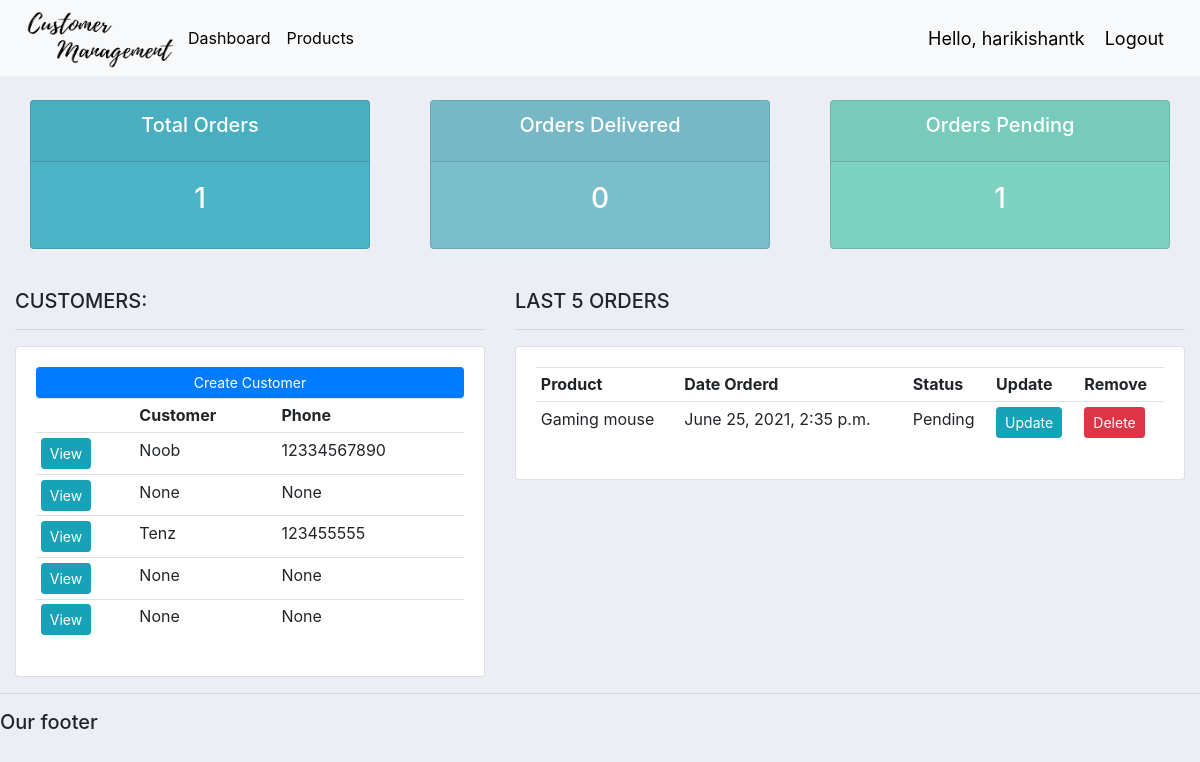
The app's page / (signed in) with its own data.
### accounts/models.py (models this page shows, shortened)
class Customer(models.Model):
	user = models.OneToOneField(User, null=True, blank=True, on_delete=models.CASCADE)
	profile_pic = models.ImageField(default="default.png",null=True, blank=True)
	name = models.CharField(max_length=200, null=True)
	phone = models.CharField(max_length=200, null=True)
	email = models.CharField(max_length=200, null=True)
	date_created = models.DateTimeField(auto_now_add=True, null=True)

class Order(models.Model):
	STATUS = (
			('Pending', 'Pending'),
			('Out for delivery', 'Out for delivery'),
			('Delivered', 'Delivered'),
			)
	customer = models.ForeignKey(Customer, null=True, on_delete= models.SET_NULL)
	product = models.ForeignKey(Product, null=True, on_delete= models.SET_NULL)
	date_created = models.DateTimeField(auto_now_add=True, null=True)
	status = models.CharField(max_length=200, null=True, choices=STATUS)
	note = models.CharField(max_length=1000, null=True)

class Product(models.Model):
	CATEGORY = (
			('Indoor', 'Indoor'),
			('Out Door', 'Out Door'),
			)
	name = models.CharField(max_length=200, null=True)
	price = models.FloatField(null=True)
	category = models.CharField(max_length=200, null=True, choices=CATEGORY)
	description = models.CharField(max_length=200, null=True, blank=True)
	date_created = models.DateTimeField(auto_now_add=True, null=True)
	tags = models.ManyToManyField(Tag)
	def __str__(self):
		return self.name

### accounts/decorators.py (the view)
    def wrapper_func(request, *args, **kwargs):
        group = None
        if request.user.groups.exists():
            print("request.user.groups", request.user.groups.all())
            group = request.user.groups.all()[0].name
        if group == 'customer':
            return redirect('user-page')
        if group == 'admin':
            return view_func(request, *args, **kwargs)

### accounts/views.py (called while the page is built)
@login_required(login_url='login')
@admin_only
def home(request):
	orders = Order.objects.all()
	customers = Customer.objects.all()
	total_customers = customers.count()
	total_orders = orders.count()
	delivered = orders.filter(status='Delivered').count()
	pending = orders.filter(status='Pending').count()
	context = {'orders':orders, 'customers':customers,
	'total_orders':total_orders,'delivered':delivered,
	'pending':pending }
	return render(request, 'accounts/dashboard.html', context)

### accounts/templates/accounts/dashboard.html
{%  extends 'accounts/main.html' %}
{% block content %}
{%  include 'accounts/status.html' %}
<br>
<div class="row">
	<div class="col-md-5">
		<h5>CUSTOMERS:</h5>
		<hr>
		<div class="card card-body">
			<a class="btn btn-primary  btn-sm btn-block" href="">Create Customer</a>
			<table class="table table-sm">
				<tr>
					<th></th>
					<th>Customer</th>
					<th>Phone</th>
				</tr>
				{% for customer in customers %}
					<tr>
						<td><a class="btn btn-sm btn-info" href="{% url 'customer' customer.id %}">View</a></td>
						<td>{{customer.name}}</td>
						<td>{{customer.phone}}</td>
					</tr>
				{% endfor %}
			</table>
		</div>
	</div>
	<div class="col-md-7">
		<h5>LAST 5 ORDERS</h5>
		<hr>
		<div class="card card-body">
			<table class="table table-sm">
				<tr>
					<th>Product</th>
					<th>Date Orderd</th>
					<th>Status</th>
					<th>Update</th>
					<th>Remove</th>
				</tr>
				{% for order in orders %}
					<tr>
						<td>{{order.product}}</td>
						<td>{{order.date_created}}</td>
						<td>{{order.status}}</td>
						<td><a class="btn btn-sm btn-info" href="{% url 'update_order' order.id %}">Update</a></td>
						<td><a class="btn btn-sm btn-danger" href="{% url 'delete_order' order.id %}">Delete</a></td>
					</tr>
				{% endfor %}
			</table>
		</div>
	</div>
</div>
{% endblock %}

### accounts/templates/accounts/navbar.html (shortened to what this page needs)
{% load static %}
<nav class="navbar navbar-expand-lg navbar-dark bg-light">
 <img src="{% static 'images/logo.png' %}" href="{% url 'home' %}" height="60px" width="164px">
  <div class="collapse navbar-collapse" id="navbarNav">
    <ul class="navbar-nav">
      {% if request.user.is_staff %}
      <li class="nav-item active">
        <a class="nav-link" href="{% url 'home' %}" style="color:black;">Dashboard</a>
      </li>
      <li class="nav-item">
        <a class="nav-link" href="{% url 'products' %}" style="color:black;">Products</a>
      </li>
      {% else %}
      <li class="nav-item">
        <a class="nav-link" href="{% url 'account' %}" style="color:black;">Settings</a>
      </li>
      {% endif %}
    </ul>
  </div>
  <span class="hello-msg">Hello, {{request.user}}</span>
  <span ><a  class="hello-msg" href="{% url 'logout' %}" style="color:black;">Logout</a></span>
</nav>

### static/css/main.css (style rules this page uses)
body { background-color: #ebeff5; }

### accounts/templates/accounts/navbar.html (style rules this page uses)
.hello-msg { font-size: 18px; color: #000; margin-right: 20px; }

### records on screen
Customer: name "Noob", phone "12334567890"
Customer: name "None", phone "None"
Customer: name "Tenz", phone "123455555"
Customer: name "None", phone "None"
Customer: name "None", phone "None"
Order: product "Gaming mouse", date_created "June 25, 2021, 2:35 p.m.", status "Pending"

### other values on screen
{{ request.user }} "harikishantk"
{{ total_orders }} "1"
{{ delivered }} "0"
{{ pending }} "1"
